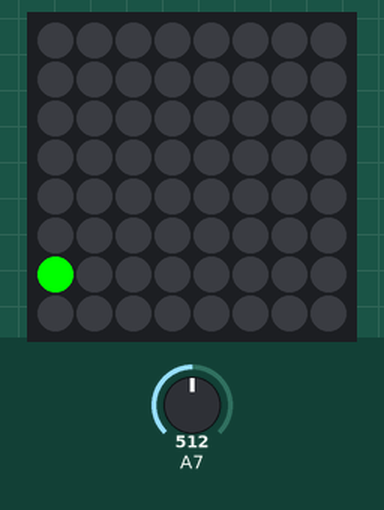
This sketch was run on a simulated Arduino Nano, built with avr-gcc and run on an emulated ATmega328P. Parts: 8×8 RGB LED matrix (first LED top left, wired row by row). The test bench sets the inputs (shaded band); at power-on: A7 = 512. Random numbers use the default seed unless the sketch sets one.

Above: at 4.93 s.
5.0 s: A7 set to 122
At 5.23 s:
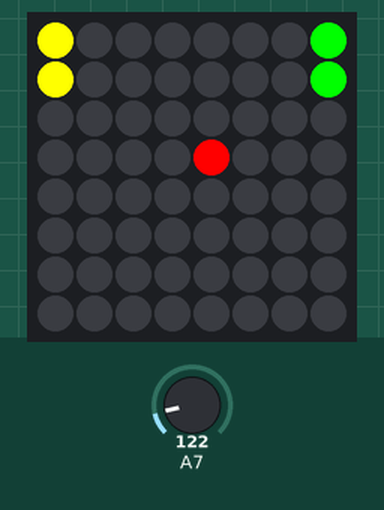
6.9 s: A7 set to 0
At 11.46 s:
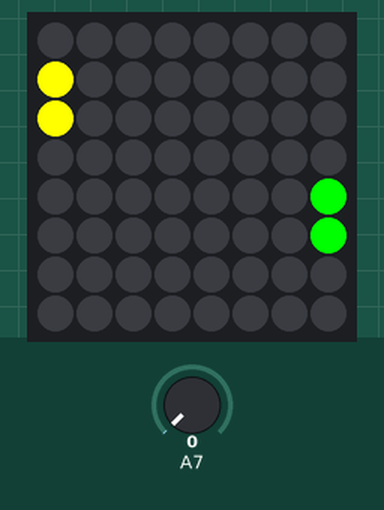
At 12.5 s:
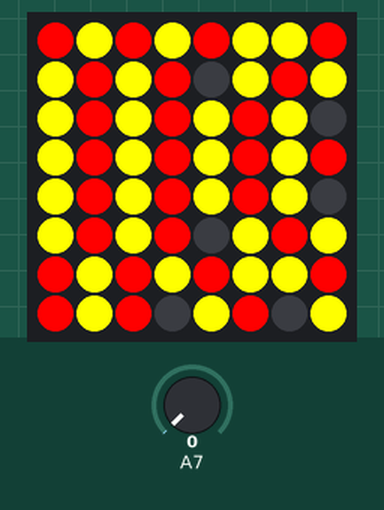

Measured:
- what the display in image 3 shows lasts 0.5 s, from 12.2 s to 12.7 s

The sketch:

pong.ino
```cpp
#include <Wire.h>
#include "Adafruit_LEDBackpack.h"
#include "Adafruit_GFX.h"
#include "Ball.h"
#include "Paddle.h"

#define SPAZZINESS 1
#define FRAME_TIME 70

Adafruit_BicolorMatrix matrix = Adafruit_BicolorMatrix();
Ball ball = Ball();
Paddle left = Paddle(0, SPAZZINESS);
Paddle right = Paddle(7, SPAZZINESS);

void asplode() {
  for(int i=0; i < 12; ++i) {
    int color = LED_RED;
    if(i%2==0) color = LED_YELLOW;
    matrix.drawCircle(ball.x,ball.y,i, color);
    matrix.writeDisplay();
    delay(FRAME_TIME);
  }
  delay(FRAME_TIME*4);
}

void print_score() {
  int columns = (floor(log10(abs(left.wins))) + floor(log10(abs(right.wins))) + 3) * 6;
  columns = max(columns, 18);
  matrix.setTextWrap(false);
  matrix.setTextSize(1);
  matrix.setTextColor(LED_GREEN);
  for (int8_t x=7; x>=-columns; x--) {
    matrix.clear();
    matrix.setCursor(x,0);
    matrix.print(left.wins);
    matrix.print("-");
    matrix.print(right.wins);
    matrix.writeDisplay();
    delay(FRAME_TIME);
  }
}

void draw_frame() {
  int l_color = LED_GREEN, r_color = LED_GREEN;
  if(left.wins < right.wins) l_color = LED_YELLOW;
  if(left.wins > right.wins) r_color = LED_YELLOW;
  matrix.drawPixel(ball.x, ball.y, LED_RED);
  matrix.drawPixel(0,left.y, l_color);
  matrix.drawPixel(0,left.y+1, l_color);
  matrix.drawPixel(7,right.y, r_color);
  matrix.drawPixel(7,right.y+1, r_color);
  matrix.writeDisplay();
}

void start() {
  print_score();
  ball.setup();
  left.setup();
  right.setup();
}

void setup() {
  analogReference(EXTERNAL);
  Serial.begin(9600);
  matrix.begin(0x70);
  matrix.setRotation(1);
  start();
}

//void serial_update() {
//  Serial.print(ball.x);
//  Serial.print(',');
//  Serial.print(ball.y);
//  Serial.print(' ');
//  if(ball.mx > 0) Serial.print('>');
//  if(ball.mx < 0) Serial.print('<');
//  if(ball.my > 0) Serial.print('v');
//  if(ball.my < 0) Serial.print('^');
//  Serial.println();
//}

void loop() {
  matrix.clear();
  randomSeed(analogRead(A7));

  ball.tick();
  left.tick(ball.mx, ball.y);
  right.tick(ball.mx, ball.y);
  ball.bounce(left);
  ball.bounce(right);
  ball.bounce();
  if(ball.in_abyss()) {
    if(ball.mx < 0) right.wins++;
    if(ball.mx > 0) left.wins++;
    asplode();
    start();
  }
  draw_frame();
  delay(FRAME_TIME);
}
```

Ball.cpp
```cpp
#import "Ball.h"

Ball::Ball() {
  setup();
}

void Ball::setup() {
  x = random(3, 5);
  y = random(1, 7);
  my = random(-1, 1);
  mx = random(-1, 1);
  _in_abyss = false;
  if(mx==0) setup();
}

void Ball::bounce(Paddle paddle) {
  // bounce off left
  if(paddle.x == 0 && x == 1) {
    if(y == paddle.y-1 && my >= 0) {
      mx = 1;
      my -= 2;
    }
    if(y == paddle.y) {
      mx = 1;
      my -= 1;
    }
    if(y == paddle.y+1) {
     mx = 1;
     my += 1;
    }
    if(y == paddle.y+2 && my <= 0) {
     mx = 1;
     my += 2;
    }
  }
  // bounce off right
  if(paddle.x == 7 && x == 6) {
    if(y == paddle.y-1 && my >= 0) {
      mx = -1;
      my -= 2;
    }
    if(y == paddle.y) {
      mx = -1;
      my -= 1;
    }
    if(y == paddle.y+1) {
     mx = -1;
     my += 1;
    }
    if(y == paddle.y+2 && my <= 0) {
     mx = -1;
     my += 2;
    }
  }
}

void Ball::bounce() {
  // bounce off floor/ceiling
  if(y <= 0) {
    y = 0;
    my = 1;
  }
  if(y >= 7) {
    y = 7;
    my = -1;
  }
}

void Ball::tick() {
  // lose
  if(x == 0 || x == 7) _in_abyss = true;
  // move
  x += mx;
  y += my;

}
bool Ball::in_abyss() { return _in_abyss; }
```

Ball.h
```cpp
#ifndef _hBall
#define _hBall

#import "Arduino.h"
#include "Paddle.h"

class Ball {
  public:
    int x, y, mx, my;
    Ball();
    void setup();
    void tick();
    void bounce();
    void bounce(Paddle paddle);
    bool in_abyss();
  private:
    bool _in_abyss;
};

#endif
```

Paddle.cpp
```cpp
#import "Paddle.h"

Paddle::Paddle(int column, int spazziness) {
  _spazziness = spazziness;
  x = column;
  wins = 0;
  setup();
}

void Paddle::setup() {
  y = 0;
}

void Paddle::tick(int bmx, int by) {
  int lower = 0-_spazziness;
  int upper = _spazziness+1;
  if((bmx < 0 && x < 4) || (bmx > 0 && x > 3)) y = by + random(lower, upper);
  if(y < 0) y = 0;
  if(y > 6) y = 6;
}
```

Paddle.h
```cpp
#ifndef _hPaddle
#define _hPaddle

#import "Arduino.h"

class Paddle {
  public:
    int x, y, wins;
    Paddle(int column, int spazziness);
    void setup();
    void tick(int bmx, int by);
  private:
    int _spazziness;
};

#endif
```
